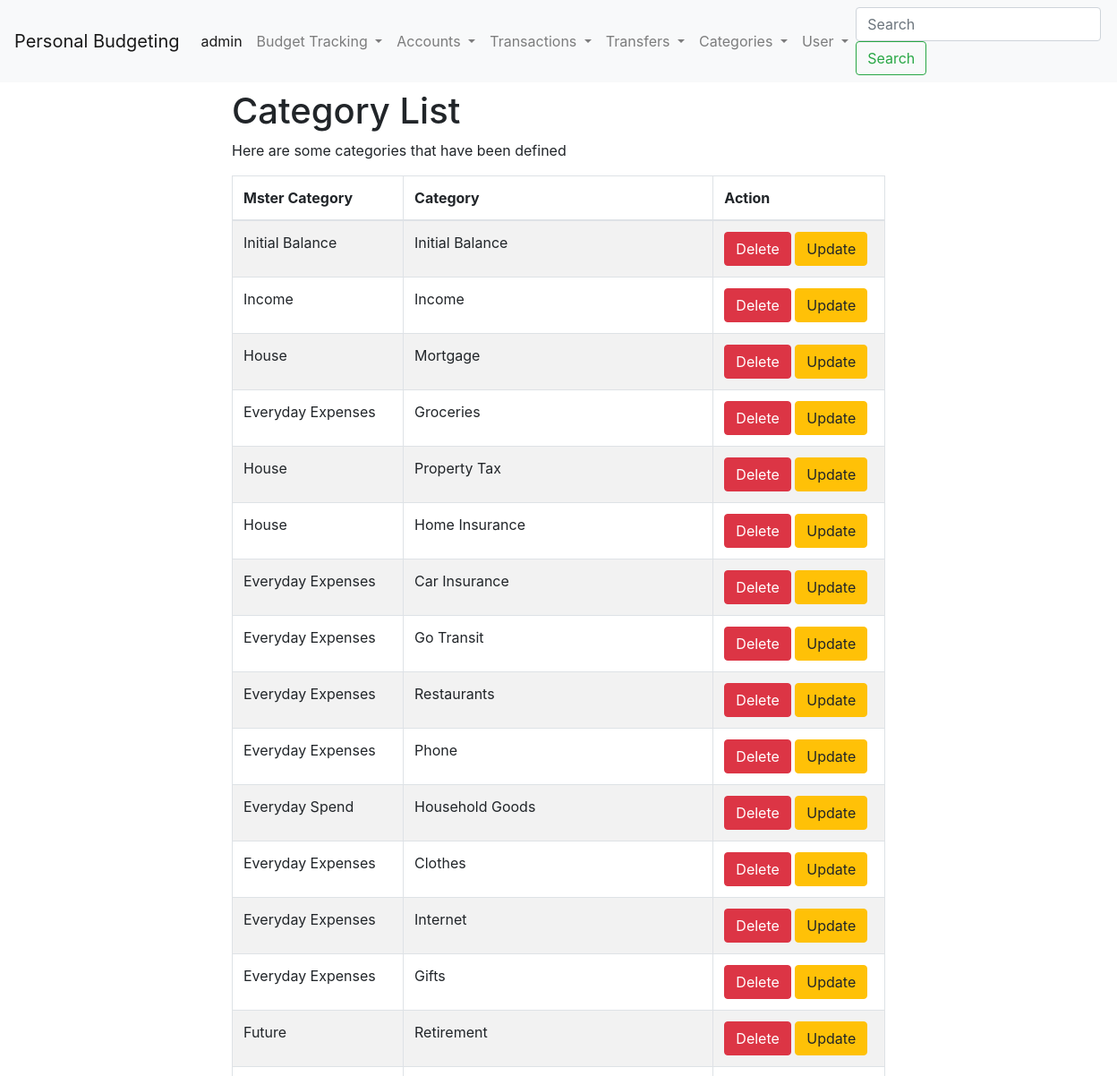
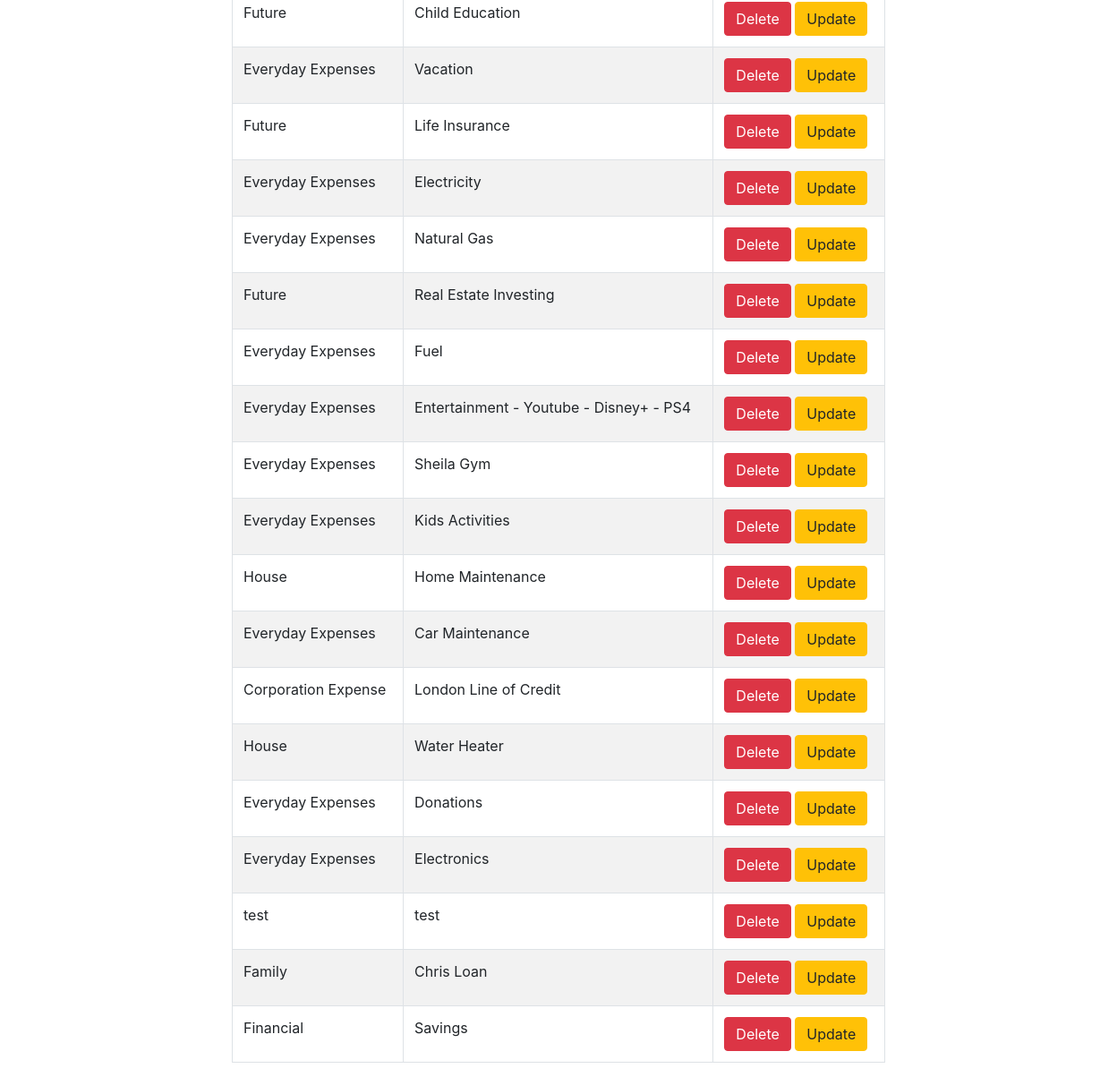
The app's page /categories/ (signed in) with its own data (2 pictures, top to bottom).
### categories/models.py (models this page shows, shortened)
class Category(models.Model):
    user = models.ForeignKey(User,on_delete=models.CASCADE)
    master_category = models.CharField(max_length=200, default='none')
    category = models.CharField(max_length=200)
    carry_over = models.BooleanField (default=False)

### categories/views.py (the view)
# urls.py: path('', views.index, name='accounts-index'),
@login_required
def index(request):
    template = loader.get_template('categories/index.html')
    show_categories = Category.objects.filter(user=request.user)
    show_transactions = Transaction.objects.all()
    total = Transaction.objects.filter(user=request.user).aggregate(sum=Sum('amount'))['sum'] or 0.00
    total = "{:.2f}".format(total)
    context = {
        'show_categories': show_categories,
        'show_transactions':show_transactions,
        'total': total,
    }
    return HttpResponse(template.render(context, request))

### templates/categories/index.html
{% extends 'base.html' %}
{% block content %}
<div class="container">
      <div class="row justify-content-center">
        <div class="col-8">
          <h1 class="mt-2">Category List</h1>
<p> Here are some categories that have been defined</p>
<table class="table table-striped table-bordered">
<thead>
<tr>
<th scope="col">Mster Category</th>
<th scope="col">Category</th>
<th scope="col">Action</th>
</thead>
<tbody>
{% if show_categories %}
    {% for category in show_categories %}
        <tr>
        <td>{{ category.master_category }}</td>
        <td>{{ category.category}}</td>
        <td> <a class = "btn btn-danger" href="{%url "categories-delete" category.id%}">Delete</a> <a class = "btn btn-warning" href="{%url "categories-update" category.id%}">Update</a></td>
    {% endfor %}
{% else %}
    Nothing available
{% endif %}
</tbody>
</table>
</div>
</div>
</div>
{% endblock %}

### records on screen
Category: master_category "Initial Balance", category "Initial Balance"
Category: master_category "Income", category "Income"
Category: master_category "House", category "Mortgage"
Category: master_category "Everyday Expenses", category "Groceries"
Category: master_category "House", category "Property Tax"
Category: master_category "House", category "Home Insurance"
Category: master_category "Everyday Expenses", category "Car Insurance"
Category: master_category "Everyday Expenses", category "Go Transit"
Category: master_category "Everyday Expenses", category "Restaurants"
Category: master_category "Everyday Expenses", category "Phone"
Category: master_category "Everyday Spend", category "Household Goods"
Category: master_category "Everyday Expenses", category "Clothes"
Category: master_category "Everyday Expenses", category "Internet"
Category: master_category "Everyday Expenses", category "Gifts"
Category: master_category "Future", category "Retirement"
Category: master_category "Future", category "Child Education"
Category: master_category "Everyday Expenses", category "Vacation"
Category: master_category "Future", category "Life Insurance"
Category: master_category "Everyday Expenses", category "Electricity"
Category: master_category "Everyday Expenses", category "Natural Gas"
Category: master_category "Future", category "Real Estate Investing"
Category: master_category "Everyday Expenses", category "Fuel"
Category: master_category "Everyday Expenses", category "Entertainment - Youtube - Disney+ - PS4"
Category: master_category "Everyday Expenses", category "Sheila Gym"
Category: master_category "Everyday Expenses", category "Kids Activities"
Category: master_category "House", category "Home Maintenance"
Category: master_category "Everyday Expenses", category "Car Maintenance"
Category: master_category "Corporation Expense", category "London Line of Credit"
Category: master_category "House", category "Water Heater"
Category: master_category "Everyday Expenses", category "Donations"
Category: master_category "Everyday Expenses", category "Electronics"
Category: master_category "test", category "test"
Category: master_category "Family", category "Chris Loan"
Category: master_category "Financial", category "Savings"
